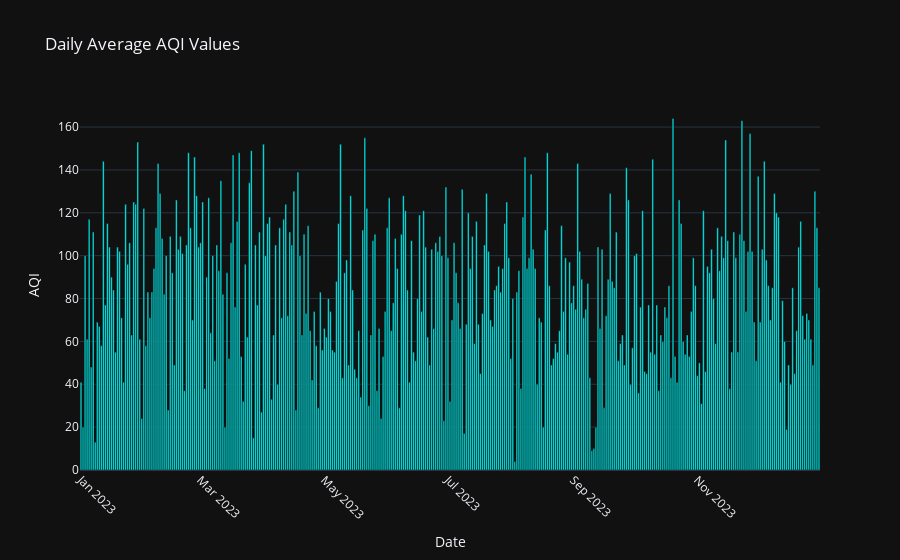

Notebook cell for this chart:
### Code cell
# Plot Daily Average AQI using Plotly
daily_aqi = df.set_index('datetime').resample('D')['AQI'].mean().dropna()
fig = go.Figure()
fig.add_trace(go.Bar(
    x=daily_aqi.index,
    y=daily_aqi,
    marker=dict(color='cyan'),
    name='Daily Average AQI'
))
fig.update_layout(
    title="Daily Average AQI Values",
    xaxis_title="Date",
    yaxis_title="AQI",
    template="plotly_dark",
    xaxis=dict(tickangle=45)
)
fig.show()

### Figure 1 — Plotly figure (JSON) as saved in the notebook; plotly's stock layout.template omitted (floating-point values rounded to 4 significant figures; data arrays with more than 128 entries replaced by an {"elided": "..."} marker saying what was removed)
{"data": [{"marker": {"color": "cyan"}, "name": "Daily Average AQI", "type": "bar", "x": {"elided": "365 str values"}, "y": {"elided": "365 int values"}}], "layout": {"title": {"text": "Daily Average AQI Values"}, "xaxis": {"tickangle": 45, "title": {"text": "Date"}}, "yaxis": {"title": {"text": "AQI"}}}}
